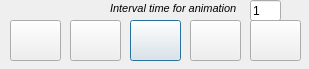
<?xml version="1.0" encoding="UTF-8"?>
<ui version="4.0">
 <class>SIDialog</class>
 <widget class="QDialog" name="SIDialog">
  <property name="geometry">
   <rect>
    <x>0</x>
    <y>0</y>
    <width>309</width>
    <height>69</height>
   </rect>
  </property>
  <property name="windowTitle">
   <string>MAPS VIEW</string>
  </property>
  <widget class="QPushButton" name="pushButton_2">
   <property name="geometry">
    <rect>
     <x>130</x>
     <y>20</y>
     <width>51</width>
     <height>41</height>
    </rect>
   </property>
   <property name="toolTip">
    <string>maps animation</string>
   </property>
   <property name="text">
    <string/>
   </property>
   <property name="icon">
    <iconset resource="resources.qrc">
     <normaloff>:/plugins/spatialmetrics/play1.png</normaloff>:/plugins/spatialmetrics/play1.png</iconset>
   </property>
  </widget>
  <widget class="QPushButton" name="pushButton">
   <property name="geometry">
    <rect>
     <x>70</x>
     <y>20</y>
     <width>51</width>
     <height>41</height>
    </rect>
   </property>
   <property name="toolTip">
    <string>Go to the previous</string>
   </property>
   <property name="text">
    <string/>
   </property>
   <property name="icon">
    <iconset resource="resources.qrc">
     <normaloff>:/plugins/spatialmetrics/maps.png</normaloff>:/plugins/spatialmetrics/maps.png</iconset>
   </property>
  </widget>
  <widget class="QPushButton" name="pushButton_3">
   <property name="geometry">
    <rect>
     <x>190</x>
     <y>20</y>
     <width>51</width>
     <height>41</height>
    </rect>
   </property>
   <property name="statusTip">
    <string>Go to the next </string>
   </property>
   <property name="text">
    <string/>
   </property>
   <property name="icon">
    <iconset resource="resources.qrc">
     <normaloff>:/plugins/spatialmetrics/arrowright.png</normaloff>:/plugins/spatialmetrics/arrowright.png</iconset>
   </property>
  </widget>
  <widget class="QPushButton" name="pushButton_4">
   <property name="geometry">
    <rect>
     <x>10</x>
     <y>20</y>
     <width>51</width>
     <height>41</height>
    </rect>
   </property>
   <property name="toolTip">
    <string>Go to the start</string>
   </property>
   <property name="text">
    <string/>
   </property>
   <property name="icon">
    <iconset resource="resources.qrc">
     <normaloff>:/plugins/spatialmetrics/previous.png</normaloff>:/plugins/spatialmetrics/previous.png</iconset>
   </property>
  </widget>
  <widget class="QPushButton" name="pushButton_5">
   <property name="geometry">
    <rect>
     <x>250</x>
     <y>20</y>
     <width>51</width>
     <height>41</height>
    </rect>
   </property>
   <property name="toolTip">
    <string>Go to the last </string>
   </property>
   <property name="text">
    <string/>
   </property>
   <property name="icon">
    <iconset resource="resources.qrc">
     <normaloff>:/plugins/spatialmetrics/next.png</normaloff>:/plugins/spatialmetrics/next.png</iconset>
   </property>
  </widget>
  <widget class="QLineEdit" name="txtBaseDir2_5">
   <property name="geometry">
    <rect>
     <x>250</x>
     <y>0</y>
     <width>31</width>
     <height>21</height>
    </rect>
   </property>
   <property name="text">
    <string>1</string>
   </property>
  </widget>
  <widget class="QLabel" name="label_15">
   <property name="geometry">
    <rect>
     <x>110</x>
     <y>0</y>
     <width>131</width>
     <height>16</height>
    </rect>
   </property>
   <property name="font">
    <font>
     <pointsize>8</pointsize>
     <weight>50</weight>
     <italic>true</italic>
     <bold>false</bold>
    </font>
   </property>
   <property name="text">
    <string>Interval time for animation</string>
   </property>
   <property name="textFormat">
    <enum>Qt::AutoText</enum>
   </property>
  </widget>
 </widget>
 <resources>
  <include location="resources.qrc"/>
 </resources>
 <connections/>
</ui>
